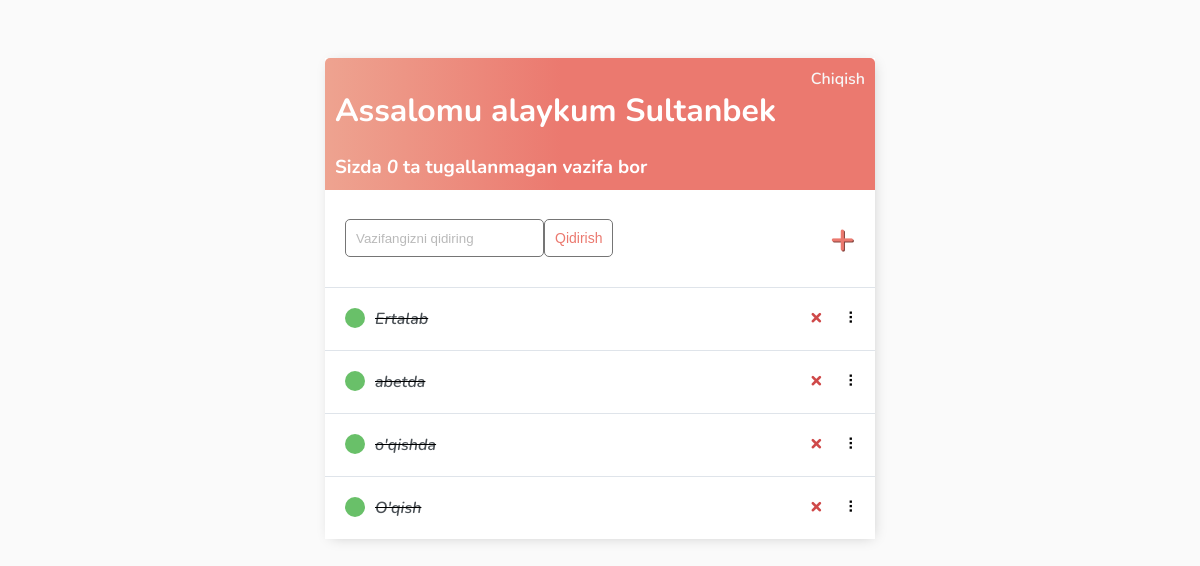
The page / (signed in) on the database as committed earlier.
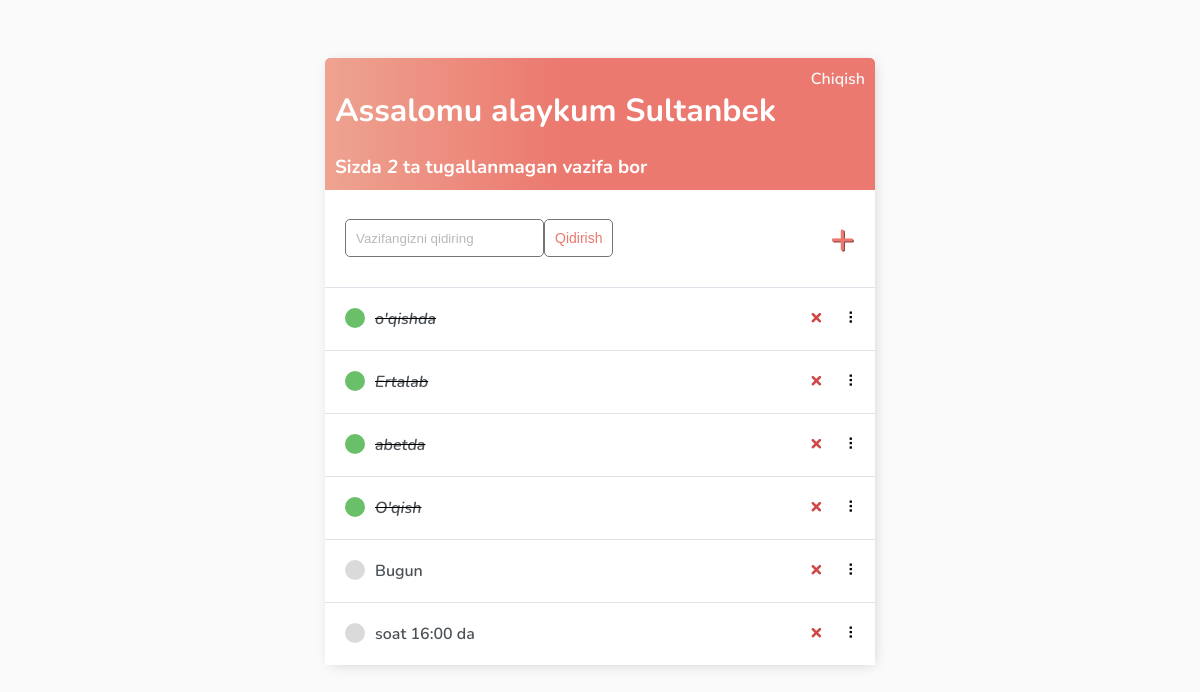
The same page on the database as committed later.
### base/models.py (models this page shows)
class Task(models.Model):
    user = models.ForeignKey(
        User, on_delete=models.CASCADE, null=True, blank=True)
    title = models.CharField(max_length=200)
    description = models.TextField(null=True, blank=True)
    complete = models.BooleanField(default=False)
    created = models.DateTimeField(auto_now_add=True)
    def __str__(self):
        return self.title
    class Meta:
        order_with_respect_to = 'user'

### base/views.py (the view)
# urls.py: path('', TaskList.as_view(), name='tasks'),
class TaskList(LoginRequiredMixin, ListView):
    model = Task
    context_object_name = 'tasks'
    def get_context_data(self, **kwargs):
        context = super().get_context_data(**kwargs)
        context['tasks'] = context['tasks'].filter(user=self.request.user)
        context['count'] = context['tasks'].filter(complete=False).count()
        search_input = self.request.GET.get('search-area') or ''
        if search_input:
            context['tasks'] = context['tasks'].filter(
                title__contains=search_input)
        context['search_input'] = search_input
        return context

### base/templates/base/task_list.html (shortened to what this page needs)
{% extends 'base/main.html' %} {% block content %}
<div class="header-bar">
    <div>
        <h1>Assalomu alaykum {{request.user|title}}</h1>
        <h3 style="margin:0">Sizda <i>{{count}}</i> ta tugallanmagan vazifa bor{{ count|pluralize:"" }}</h3>
    </div>
    {% if request.user.is_authenticated %}
    <a href="{% url 'logout' %}">Chiqish</a> {% else %}
    <a href="{% url 'login' %}">Kirish</a> {% endif %}
</div>
<div id="search-add-wrapper">
    <form method="GET" style="display: flex;">
        <input type='text' name='search-area' placeholder="Vazifangizni qidiring" value="{{search_input}}">
        <input class="button" type="submit" value='Qidirish'>
    </form>
    {% if tasks|length > 0 %}
    <a id="add-link" href="{% url 'task-create' %}">&#x2b;</a>
    {% endif %}
</div>
<div id="tasklist" class="task-items-wrapper">
    {% for task in tasks %}
    <div class="task-wrapper" data-position="{{task.pk}}">
        <div class="task-title">
            {% if task.complete %}
            <div class="task-complete-icon"></div>
            <i><s><a href="{% url 'task-update' task.id %}">{{task}}</a></s></i> {% else %}
            <div class="task-incomplete-icon"></div>
            <a href="{% url 'task-update' task.id %}">{{task}}</a> {% endif %}
        </div>
        <div class="task-controls">
            <a class="delete-link" href="{% url 'task-delete' task.id %}">&#215;</a>
            <span class="handle">&nbsp;&#10247;</span>
        </div>
    </div>
    {% empty %}
    <div style="text-align: center; padding-bottom: 10px; line-height: 1em;">
        <h3>Hali vazifalar yaratilmadi.</h3>
        <h3>Yangi vazifalar qo'shish uchun <a style="text-decoration: none; color: #e53935;" href="{% url 'task-create' %}">Bosing</a> ! </h3>
    </div>
    {% endfor %}
</div>
{% endblock content %}

### base/templates/base/main.html (shortened to what this page needs)
<!DOCTYPE html>
<html lang="en">
<head>
</head>
<body>
    <div class="container">
        {% block content %} {% endblock content %}
    </div>
</body>
</html>

### base/templates/base/main.html (style rules this page uses)
body { background-color: #FAFAFA; font-family: 'Nunito', sans-serif; padding-top: 50px; }
h1, h2, h3, h4, h5, h6, { font-family: 'Raleway', sans-serif; }
a, p { color: #4b5156 }
a { font-weight: 600; }
.container { max-width: 550px; margin: auto; background-color: #fff; -webkit-box-shadow: 2px 2px 13px -4px rgba(0, 0, 0, 0.21); box-shadow: 2px 2px 13px -4px rgba(0, 0, 0, 0.21); }
input { outline: none; border: none; }
.header-bar { display: flex; justify-content: space-between; color: #fff; padding: 10px; border-radius: 5px 5px 0 0; background: linear-gradient(90deg, #EEA390 0%, #EB796F 43%, #EB796F 100%); }
.header-bar a { color: rgb(247, 247, 247); text-decoration: none; }
.task-wrapper { display: flex; align-items: center; justify-content: space-between; background-color: #fff; border-top: 1px solid #dfe4ea; overflow: hidden; }
.task-title { display: flex; padding: 20px; }
.task-title a { text-decoration: none; color: #4b5156; margin-left: 10px; }
.task-complete-icon { height: 20px; width: 20px; background-color: rgb(105, 192, 105); border-radius: 50%; }
.task-incomplete-icon { height: 20px; width: 20px; background-color: rgb(218, 218, 218); border-radius: 50%; }
.delete-link { text-decoration: none; font-weight: 900; color: #cf4949; font-size: 22px; line-height: 0; padding: 20px 0px; }
.handle { display: inline-block; padding: 20px 16px; cursor: grab; user-select: none; }
.handle:after, .handle:before { display: block; content: ""; }
#add-link { color: #EB796F; text-decoration: none; font-size: 42px; text-shadow: 1px 1px #81413b; }
#search-add-wrapper { display: flex; justify-content: space-between; align-items: center; padding: 20px; }
input[type=text], input[type=password], textarea { border: 1px solid #757575; border-radius: 5px; padding: 10px; width: 90%; }
::placeholder { font-weight: 300; opacity: 0.5; }
.button { border: 1px solid #757575; background-color: #FFF; color: #EB796F; padding: 10px; font-size: 14px; border-radius: 5px; cursor: pointer; text-decoration: none; }

Rows that differ between the two databases and show on the page:
changed Task "o'qishda": moves up the list
added Task: title "Bugun"
added Task: title "soat 16:00 da"
Other text that changed with them:
{{ count }}: "0" → "2"
